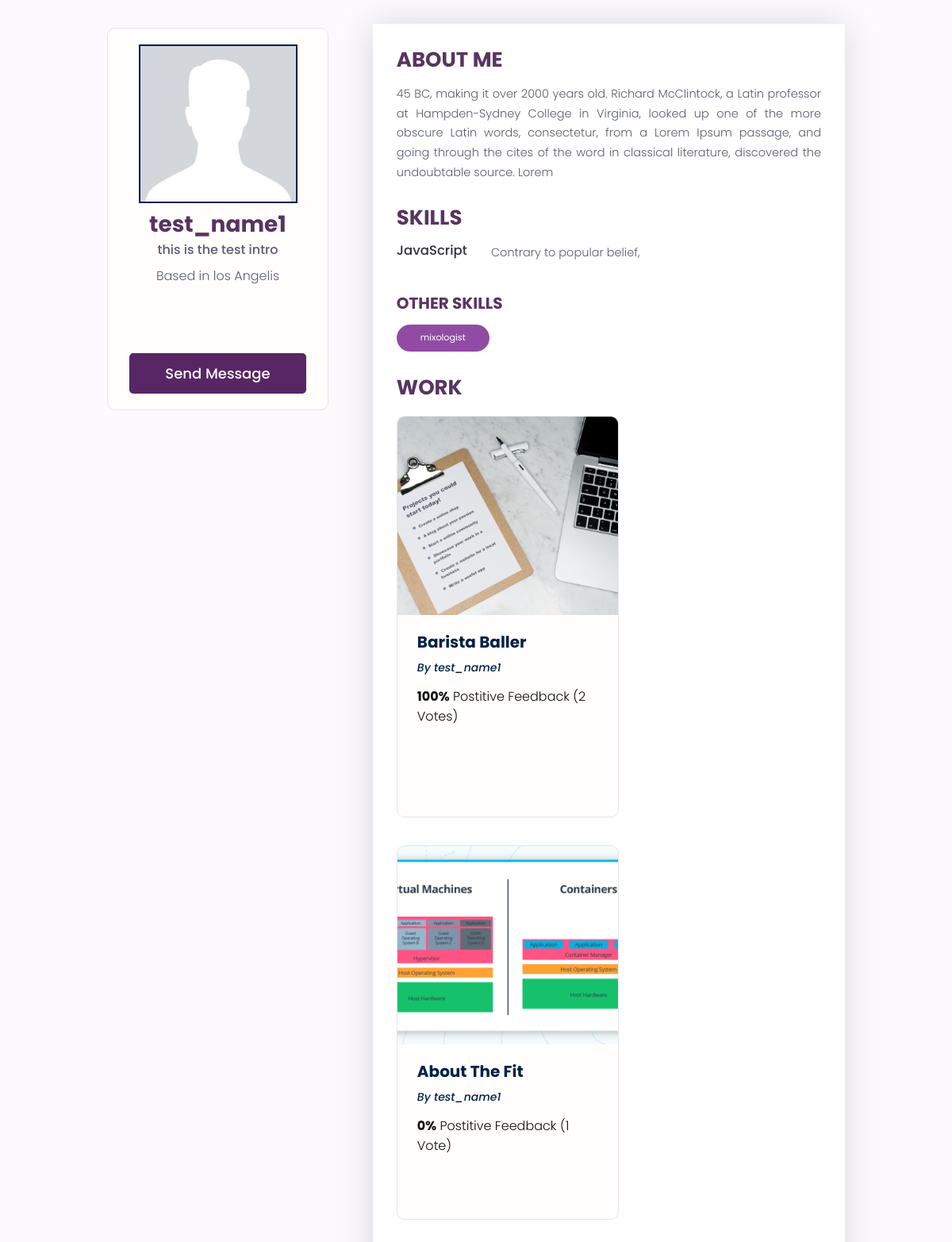
The app's page /users/profile/17212aeb-934c-4024-9a14-a50b05b2acdd, older data.
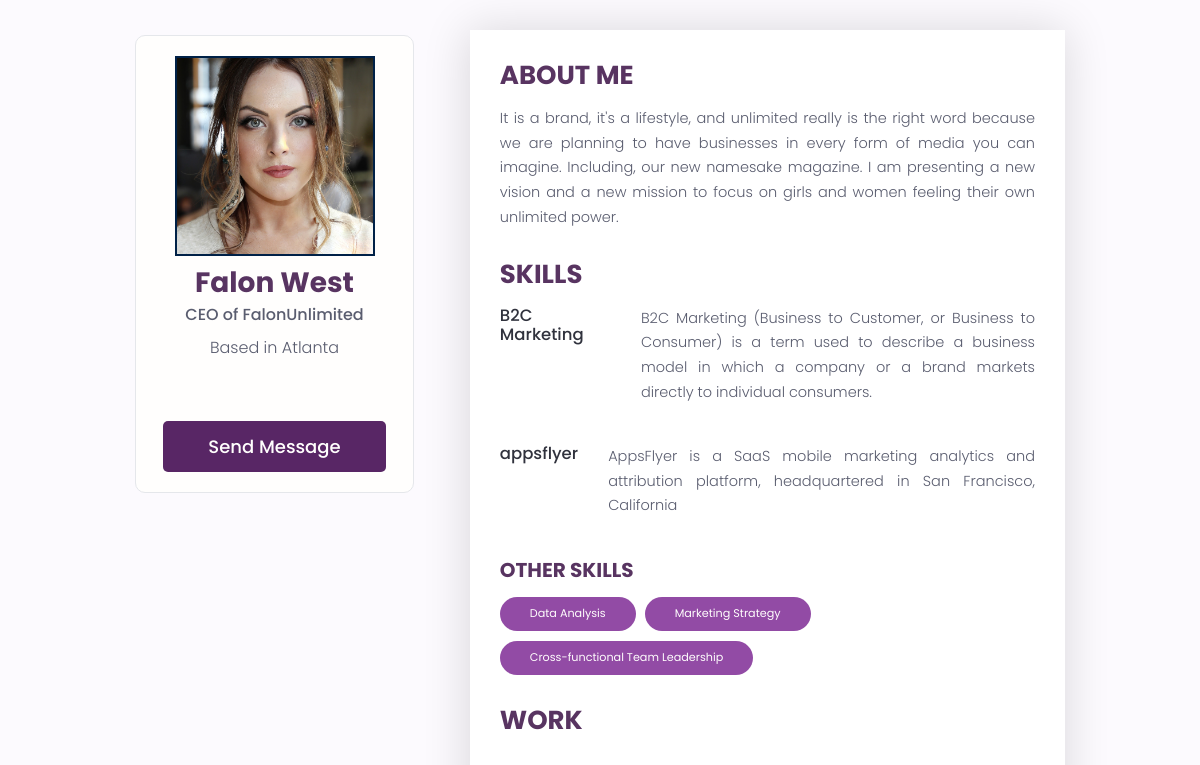
The same page, newer data.
### users/models.py (models this page shows, shortened)
class Profile(models.Model):
    user = models.OneToOneField(User,on_delete=models.CASCADE,null=True,blank=True)
    name = models.CharField(max_length = 100,blank=True,null=True)
    email = models.EmailField(max_length=100,blank=True,null=True)
    username  = models.CharField(max_length = 100,blank=True,null=True)
    location = models.CharField(max_length = 500,blank=True,null=True)
    short_intro  = models.CharField(max_length = 180,blank=True,null=True)
    bio = models.TextField(blank=True,null=True)
    profile_image = models.ImageField(null=True,blank=True,upload_to = 'profiles/',default ="profiles/avatar.jpeg" )
    social_github =  models.CharField(max_length = 5000,blank=True,null=True)
    social_twitter =  models.CharField(max_length = 5000,blank=True,null=True)
    social_linkedin =  models.CharField(max_length = 5000,blank=True,null=True)
    social_website =  models.CharField(max_length = 5000,blank=True,null=True)
    created = models.DateTimeField(auto_now_add=True)
    id = models.UUIDField(default = uuid.uuid4, unique=True,primary_key=True,editable=False)
    class Meta:
        ordering = ['created']
    @property
    def imageUrl(self):
        try:
            url = self.profile_image.url
        except:
            url = ''
        return url

class Skill(models.Model):
    owner = models.ForeignKey(Profile,on_delete = models.CASCADE,null=True)
    name = models.CharField(max_length = 100,blank=True,null=True)
    description = models.TextField(blank=True,null=True)
    created = models.DateTimeField(auto_now_add=True)
    id = models.UUIDField(default = uuid.uuid4, unique=True,primary_key=True,editable=False)

### projects/models.py (models this page shows, shortened)
class Project(models.Model):
    owner = models.ForeignKey(
        Profile,null=True,blank=True,on_delete=models.CASCADE
    )
    id = models.UUIDField(default = uuid.uuid4, unique=True,primary_key=True,editable=False)
    title = models.CharField(max_length=200)
    description = models.TextField(null=True, blank=True)
    featured_image = models.ImageField(null=True,blank=True,default="default.jpg")
    demo_link = models.CharField(max_length=20000,null=True,blank=True)
    source_link = models.CharField(max_length=20000,null=True,blank=True)
    tags = models.ManyToManyField('Tag',blank=True)
    vote_total = models.IntegerField(default=0,null=True,blank=True)
    vote_ratio = models.IntegerField(default=0,null=True,blank=True)
    created = models.DateTimeField(auto_now_add=True)
    class Meta:
        ordering=['-created','-vote_ratio','-vote_total','title']
    @property
    def imageUrl(self):
        try:
            url = self.featured_image.url
        except:
            url = ''
        return url

### users/views.py (the view)
# urls.py: path('profile/<str:pk>',views.userProfile,name='user-profile'),
def userProfile(request,pk):
    profile = Profile.objects.get(id=pk)
    topSkills  = profile.skill_set.exclude(description__exact="")
    otherSkills = profile.skill_set.filter(description="")
    context = {'profile':profile,'topSkills':topSkills,'otherSkills':otherSkills}
    return render(request,'users/user-profile.html',context)

### projects/models.py (called while the page is built)
    def __str__(self):
        return self.name

### users/templates/users/user-profile.html (shortened to what this page needs)
{%extends 'main.html'%}
{%block content%}
<main class="profile my-md">
  <div class="container">
    <div class="layout">
      <div class="column column--1of3">
        <div class="card text-center">
          <div class="card__body dev">
            <img class="avatar avatar--xl" src="{{profile.imageUrl}}" style="border-radius:0px"/>
            <h2 class="dev__name" style="color:#583461">{{profile.name}}</h2>
            <p class="dev__title" style="color:#5a5d6f;">{{profile.short_intro}}</p>
            <p class="dev__location" style="color:#5a5d6f;">Based in {{profile.location}}</p>
            <ul class="dev__social">
            </ul>
            <a style="background-color:rgb(88,38,101)"href="{%url 'create-message' profile.id%}" class="btn btn--sub btn--lg">Send Message </a>
          </div>
        </div>
      </div>
      <div class="column column--2of3" style="background-color:white; padding:30px;box-shadow: -1px 1px 43px 1px rgba(0,0,0,0.14);
-webkit-box-shadow: -1px 1px 43px 1px rgba(0,0,0,0.14);
-moz-box-shadow: -1px 1px 43px 1px rgba(0,0,0,0.14);">
        <div class="devInfo">
          <h3 class="devInfo__title" style="color:#583461" >About Me</h3>
          <p class="devInfo__about" style="color:#5a5d6f;">
            {{profile.bio}}
          </p>
        </div>
        <div class="devInfo">
          <h3 class="devInfo__title" style="color:#583461">Skills</h3>
          <div class="devInfo__skills">
            {%for skill in topSkills%}
            <div class="devSkill">
              <h4 class="devSkill__title" style="color:#30323d">{{skill.name}}</h4>
              <p class="devSkill__info" style="color:#5a5d6f;">
                {{skill.description}}
              </p>
            </div>
            {%endfor%}
            <h3 class="devInfo__subtitle" style="color:#583461">Other Skills</h3>
            <div class="devInfo__otherSkills">
                {%for skill in otherSkills%}
              <span class="tag tag--pill  tag--lg" style="background-color:rgba(135, 56, 156,0.9)!important ; color:white">
                <small>{{skill.name}}</small>
              </span>
              {%endfor%}
            </div>
          </div>
        </div>
        <div class="devInfo">
          <h3 class="devInfo__title" style="color:#583461">Work</h3>
          <div class="grid grid--two">
            {% for project in profile.project_set.all%}
            <div class="column">
              <div class="card project">
                <a href="{%url 'project' project.id%}" class="project">
                  <img class="project__thumbnail" src="{{ project.imageUrl }}" alt="project thumbnail" />
                  <div class="card__body">
                    <h3 class="project__title">{{project.title}}</h3>
                    <p><a class="project__author" href="">By {{project.owner.name}}</a></p>
                    <p class="project--rating">
                      <span style="font-weight: bold;">{{project.vote_ratio}}%</span> Postitive
                      Feedback ({{project.vote_total}} Vote{{project.vote_total|pluralize:"s"}})
                    </p>
                    <div class="project__tags">
                        {%for tag in project.tags.all%}
                        <span class="tag tag--pill tag--main">
                          <small>{{tag}}</small>
                        </span>
                        {%endfor%}
                    </div>
                  </div>
                </a>
              </div>
            </div>
            {%endfor%}
          </div>
        </div>
      </div>
    </div>
  </div>
</main>
{%endblock content%}

### templates/main.html (shortened to what this page needs)
<!DOCTYPE html>
{%load static%}
<html lang="en" dir="ltr">
    <head>
        <link rel="stylesheet" href="https://cdn.iconmonstr.com/1.3.0/css/iconmonstr-iconic-font.min.css" />
        <link rel="stylesheet" href="https://stackpath.bootstrapcdn.com/bootstrap/4.3.1/css/bootstrap.min.css">
        <link rel="stylesheet" href="{% static 'uikit/styles/uikit.css' %}" />
        <link rel="stylesheet" href="{% static 'styles/main.css' %}"/>
        <link rel="stylesheet" href="{% static 'styles/app.css' %}" />
    </head>
    <body>
        {% block content %}
        {% endblock content%}
    </body>
</html>

### templates/navbar.html (shortened to what this page needs)
{%load static%}

### static/styles/app.css (style rules this page uses)
:root { --color-sub: #2d2d3; }
.btn--sub { background-color: var(--color-sub-light); }
.card { border: 1px solid var(--color-light); }
img { width: 100%; }
.profile .card > .dev { padding: 2rem; }
.dev__name { color: var(--color-sub); font-size: 2.8rem; font-weight: 700; margin-top: 1rem; margin-bottom: 0.5rem; }
.dev__title { font-size: 1.6rem; font-weight: 500; line-height: 1.3; }
.dev__location { margin-top: 1rem; }
.devInfo { margin-bottom: 3rem; }
.devInfo__title, .devInfo__subtitle { font-size: 2.6rem; color: var(--color-sub); text-transform: uppercase; font-weight: 700; margin-bottom: 1.5rem; }
.devInfo__subtitle { font-size: 2rem; color: var(--color-sub-light); }
.devInfo__about, .devSkill__info { font-size: 1.45rem; line-height: 1.7; text-align: justify; }
.devSkill { margin-bottom: 3rem; }
.devSkill__title { font-size: 1.65rem; font-weight: 500; color: var(--color-sub-light); }
@media screen and (min-width: 700px) { .devSkill { display: flex; justify-content: space-between; gap: 3rem; } }
@media screen and (min-width: 700px) { .devSkill__info { flex-basis: 80%; } }

### static/uikit/styles/modules/_variables.css (style rules this page uses)
:root { --color-main: #002147; --color-main-light: #e6faff; --color-sub: #002e63; --color-sub-light: #002e63; --color-sub-lighter: #e1e1f7; --color-text: rgb(15, 15, 15); --color-gray: #8b8b8b; --color-light: #e5e7eb; --color-light-gray: #767676; --color-bg: #f8fafd; --color-white: #fffefd; --color-white-light: #f3f3f3; --color-success: #359e64; --color-success-bg: #def8e8; --color-error: #fc4b0b; --color-error-bg: #fff2ee; --font-base: 'Poppins', arial, helvetica, 'Segoe UI', roboto, ubuntu, sans-serif; --font-monospace: 'Fira Code', 'Courier New', courier, monospace; --font-regular: 300; --font-medium: 500; --font-bold: 700; --generic-shadow: 1px 1px 5px #00000010; --generic-transition: all 0.3s ease-in-out; --border-radius:2rem; --card-border-radius:1rem; --btn-padding:0.6rem 2rem; --search-padding: 0.6rem 1rem; --card-padding: 1rem; }

### static/uikit/styles/modules/_base.css (style rules this page uses)
* { margin: 0; padding: 0; box-sizing: border-box; text-rendering: optimizeLegibility; color: inherit; font-size: inherit; }
html { font-size: 50%; }
@media only screen and (min-width: 480px) { html { font-size: 56.25%; } }
@media only screen and (min-width: 1200px) { html { font-size: 62.5%; } }
body { line-height: 1.6; font-weight: 400; font-size: 1.5rem; color: var(--color-text); background-color: var(--color-bg); min-height: 100vh; }

### static/uikit/styles/modules/_typography.css (style rules this page uses)
* { font-family: var(--font-base); }
h2 { font-size: 3.6rem; font-weight: var(--font-bold); }
h3 { font-size: 3.2rem; font-weight: var(--font-medium); }
h4 { font-size: 2.8rem; font-weight: var(--font-medium); }
p, span, strong { font-size: 1.6rem; color: var(--color-text); font-weight: var(--font-regular); }
a { padding-bottom: 2px; text-decoration: none; display: inline-block; color: var(--color-main); font-weight: var(--font-medium); }

### static/uikit/styles/modules/_utilities.css (style rules this page uses)
.container { width: 92%; max-width: 165rem; margin: 0 auto; box-sizing: border-box; }
@media screen and (min-width: 1000px) { .container { width: 90%; } }
@media screen and (min-width: 1200px) { .container { width: 80%; } }
.text-center { text-align: center; }
.my-md { margin: 3rem auto; }

### static/uikit/styles/modules/_avatar.css (style rules this page uses)
.avatar { border-radius: 50%; border: 2px solid var(--color-main); object-fit: cover; }
.avatar--xl { height: 20rem; width: 20rem; }

### static/uikit/styles/modules/_button.css (style rules this page uses)
.btn { display: inline-block; position: relative; cursor: pointer; background-color: var(--color-light); font-weight: var(--font-medium); color: #385499; text-decoration: none; padding: 1rem 2rem; border-radius: 0.5rem; border: none; width: -webkit-fit-content; width: -moz-fit-content; width: fit-content; height: -webkit-fit-content; height: -moz-fit-content; height: fit-content; font-size: 1.6rem; outline-width: 0; outline-color: transparent; -webkit-backface-visibility: hidden; backface-visibility: hidden; transition: all 0.3s ease-in-out; }
.btn--sub { background-color: #385499; color: var(--color-white); }
.btn--lg { font-size: 1.8rem; padding: 1.2rem 4.5rem; }

### static/uikit/styles/modules/_card.css (style rules this page uses)
.card { border-radius: 1rem; background-color: var(--color-white); border: 1.5px solid var(--color-light); width: auto; height: auto; margin-top: 0.5rem; margin-bottom: 0.5rem; overflow: hidden; }
.card__body, .card__header { padding: 2rem 2.5rem; }

### static/uikit/styles/modules/_layout.css (style rules this page uses)
.layout { display: flex; flex-flow: row wrap; justify-content: space-between; }
.layout > .column { margin-bottom: 3rem; }
.layout > .column.column--1of3 { flex-basis: 30%; }
.layout > .column.column--2of3 { flex-basis: 64%; }

Row changes from the older to the newer data that the page shows:
removed Skill: name "JavaScript", description "Contrary to popular belief,", shown under "SKILLS"
removed Skill: name "mixologist", shown under "OTHER SKILLS"
removed Project: imageUrl (placeholder picture), title "Barista Baller", owner.name "test_name1", vote_ratio "100", vote_total "2"
removed Project: imageUrl (picture), title "About The Fit", owner.name "test_name1", vote_ratio "0", vote_total "1"
changed Profile: imageUrl: picture added in place of a placeholder; name "test_name1" → "Falon West"; short_intro "this is the test intro" → "CEO of FalonUnlimited"; location "los Angelis" → "Atlanta"; bio "45 BC, making it over 2000 years old. Richard McClintock, a Latin professor at Hampden-Sydney College in Virginia, looked up one of the more obscure Latin words, consectetur, from a Lorem Ipsum passage, and going through the cites of the word in classical literature, discovered the undoubtable source. Lorem" → "It is a brand, it's a lifestyle, and unlimited really is the right word because we are planning to have businesses in every form of media you can imagine. Including, our new namesake magazine. I am presenting a new vision and a new mission to focus on girls and women feeling their own unlimited power."
added Skill: name "B2C Marketing", description "B2C Marketing (Business to Customer, or Business to Consumer) is a term used to describe a business model in which a company or a brand markets directly to individual consumers.", shown under "SKILLS"
added Skill: name "appsflyer", description "AppsFlyer is a SaaS mobile marketing analytics and attribution platform, headquartered in San Francisco, California", shown under "SKILLS"
added Skill: name "Data Analysis", shown under "OTHER SKILLS"
added Skill: name "Marketing Strategy", shown under "OTHER SKILLS"
added Skill: name "Cross-functional Team Leadership", shown under "OTHER SKILLS"
